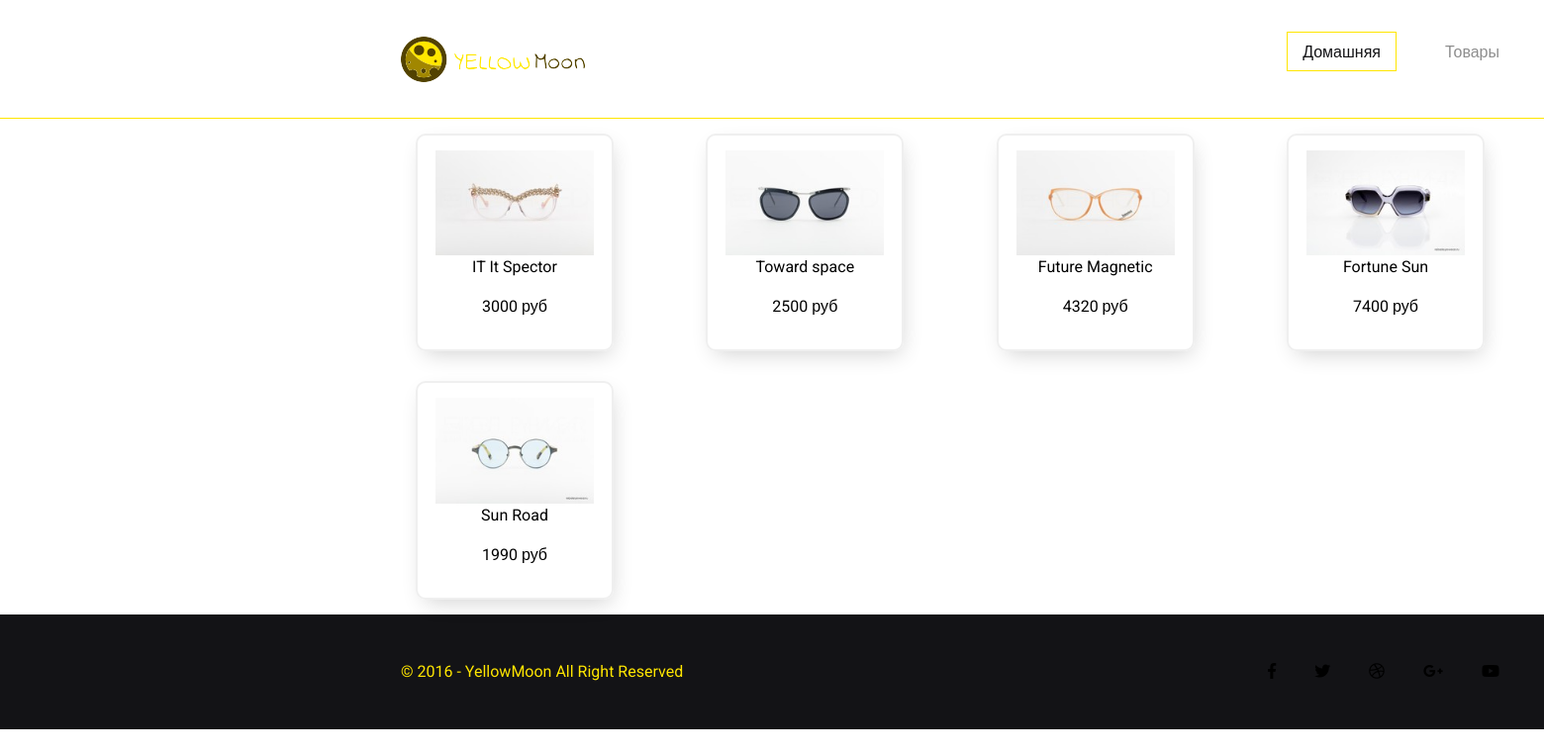
The app's page /?page=goods with its own data.
### tables this page shows
CREATE TABLE `goods` (
  `id` int(11) NOT NULL AUTO_INCREMENT,
  `name` text NOT NULL,
  `price` int(11) DEFAULT NULL,
  `category` int(11) DEFAULT NULL,
  `img` int(11) DEFAULT NULL,
  `description` text,
  PRIMARY KEY (`id`)
);

CREATE TABLE `goods_images` (
  `id` int(11) NOT NULL AUTO_INCREMENT,
  `name` text NOT NULL,
  `weight` int(11) NOT NULL,
  `height` int(11) NOT NULL,
  PRIMARY KEY (`id`)
);

### config/db_config/config.default.php (called while the page is built)
<?php
return [
	'db_host' => 'localhost:3306',
	'db_user' => 'root',
	'db_password' => 'Greench97',
	'db_name' => 'shop'
];

### config/db_config/config.php (called while the page is built)
<?php
return [
	'db_host' => 'localhost:3306',
	'db_user' => 'root',
	'db_password' => 'Greench97',
	'db_name' => 'shop'
];

### config/db_connect.php (called while the page is built)
<?php
function dbConnect () {
	$defaultConfig = require CONFIG_DIR . 'db_config' . SLESH . 'config.default.php';
	if (!file_exists(CONFIG_DIR . 'db_config' . SLESH . 'config.default.php')) {
		echo 'Создайте файл конфигурации';
		$localConfig = []; }
	else {
		$localConfig = require CONFIG_DIR . 'db_config' . SLESH . 'config.php';
	}
	$config = array_merge($defaultConfig, $localConfig);
	if (!$mysqli = mysqli_connect(
		$config['db_host'],
		$config['db_user'],
		$config['db_password'],
		$config['db_name']
	)) die('Ошибка базы данных');
	return $mysqli;
}

### functions/db_querys.php (called while the page is built, shortened)
<?php
function queryGetImageById ($mysqli, $table_name, $id) {
	$selectQuery = "SELECT * FROM $table_name WHERE id = '$id'";
	$result = mysqli_query($mysqli, $selectQuery);
	$imgArray = [];
	while($row = mysqli_fetch_assoc($result)) {
		$imgArray[] = $row;
	};
	return $imgArray;
}
function queryGetAllGood ($mysqli, $table_name) {
	$selectQuery = "SELECT * FROM $table_name";
	$result = mysqli_query($mysqli, $selectQuery);
	$goods = [];
	while($row = mysqli_fetch_assoc($result)) {
		$goods[] = $row;
	};
	return $goods;
}

### tamplates/allgoods.php (the view)
<?php $goods = queryGetAllGood (dbConnect (), 'goods'); ?>
<div class="container">
	<div class="goods">
	<?php
		foreach($goods as $key => $good) :
		$img = queryGetImageById (dbConnect (), 'goods_images', $good['img']);
	?>
		<div class="good">
			<a href="?page=goods&id=<?=$good['id']?>">
				<img src="./public/img_content/small/<?=$img[0]['name']?>" alt="<?=$img[0]['name']?>">
				<p class="name"><?=$good['name'];?></p>
				<p class="price"><?=$good['price'];?> руб</p>
			</a>
		</div>
	<?php endforeach;?>
	</div>
</div>

### tamplates/header.php (shortened to what this page needs)
<!DOCTYPE html>
<html>
	<head>
		<link rel="stylesheet" href="./public/css/css.css">
		<link rel="stylesheet" href="https://use.fontawesome.com/releases/v5.2.0/css/all.css">
		<link rel="stylesheet" href="https://stackpath.bootstrapcdn.com/bootstrap/4.3.1/css/bootstrap.min.css">
	</head>
	<body>
		<header>
			<div class="menu" id="menu">
				<div class="container">
					<div class="logo">
						<a href="/"><img src="./public/img/navlogo.png" alt="лого"></a>
					</div>
					<nav>
						<ul>
							<li><span class="active"><a href="/">Домашняя</a></span></li>
							<li><span><a href="?page=goods">Товары</a></span></li>
						</ul>
					</nav>
				</div>
			</div>
		</header>
		<main>

### index.php (shortened to what this page needs)
<?php
require  './functions/functions.php';
require  './functions/db_querys.php';
include TAMPLATES_DIR.'header.php';
$page = $_GET['page'];
if (!isset($page)) {
	echo "
	<div class='container'>
		<h1>Вы на главной странице</h1>
	</div>
	";
} elseif ($page == 'goods') {
	$id = $_GET['id'];
	if (!isset($id)) {
		require TAMPLATES_DIR.'allgoods.php';
	} else {
		require TAMPLATES_DIR.'good.php';
	}
}
include TAMPLATES_DIR.'footer.php';

### tamplates/footer.php (shortened to what this page needs)
		</main>
		<footer>
			<div class="container">
				<div class="copir"><span class="cop"> © 2016 - YellowMoon All Right Reserved</span></div>
				<div class="social">
					<a href="#"><i class="fab fa-facebook-f"></i></a>
					<a href="#"><i class="fab fa-twitter"></i></a>
					<a href="#"><i class="fab fa-dribbble"></i></a>
					<a href="#"><i class="fab fa-google-plus-g"></i></a>
					<a href="#"><i class="fab fa-youtube"></i></a>
				</div>
			</div>
		</footer>
	</body>
</html>

### public/css/css.css (style rules this page uses)
* { font-family: 'Roboto', sans-serif; font-style: normal;color:#000; }
body { width: 1920px; margin: 0 auto; overflow-x:hidden; }
.container { width: 1174px; margin: 0 auto; }
header .menu .container { display: flex; justify-content:space-between; align-items:center; height: 119px; }
header .menu { border-bottom: 1px solid #ffe600; background: #fff; z-index: 1; }
header .menu li { list-style: none; display: inline-block; margin-left: 45px; }
.menu a { color: #8e8e8e; text-decoration: none; font-weight: 300; }
.menu .active a { display: block; font-weight: 500; color: #131316; padding: 0 15px 0 15px; height: 40px; border: 1px solid #ffe600; text-align: center; line-height: 40px; }
footer { background: #131316; padding: 46px 0 46px 0; }
footer .container { display: flex; justify-content: space-between; align-content: center; }
.cop { color: #ffe600; }
.social i { display: inline-block; margin-left: 35px; }
.goods { display: flex; justify-content: space-between; flex-wrap: wrap; }
.good { padding: 15px; width: 200px; text-align: center; border: solid #efefef 2px; margin: 15px; border-radius: 10px; -webkit-box-shadow: 3px 8px 22px -6px rgba(0,0,0,0.19); -moz-box-shadow: 3px 8px 22px -6px rgba(0,0,0,0.19); box-shadow: 3px 8px 22px -6px rgba(0,0,0,0.19); }
.good img { width: 160px; }

### records on screen
goods: goods_images.name (picture), name "IT It Spector", price "3000"
goods: goods_images.name (picture), name "Toward space", price "2500"
goods: goods_images.name (picture), name "Future Magnetic", price "4320"
goods: goods_images.name (picture), name "Fortune Sun", price "7400"
goods: goods_images.name (picture), name "Sun Road", price "1990"
